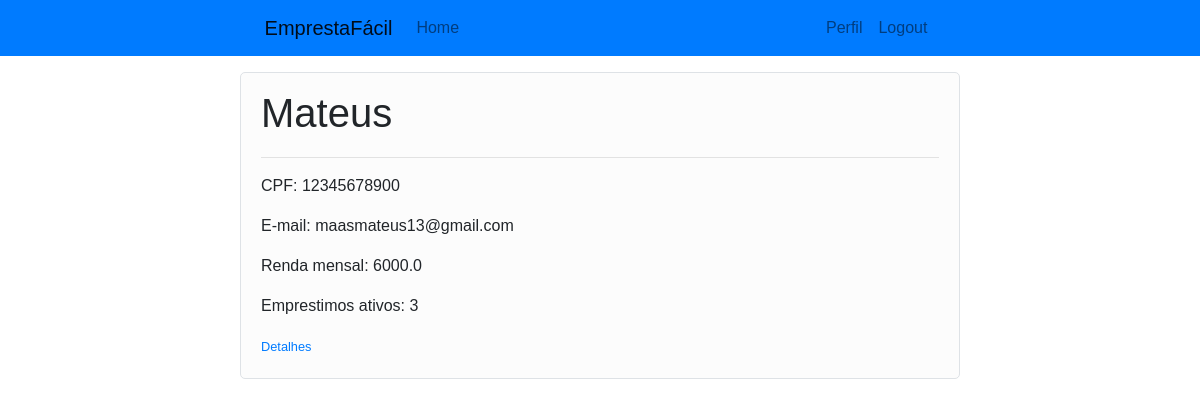
Before: /perfil (signed in) with the older database file.
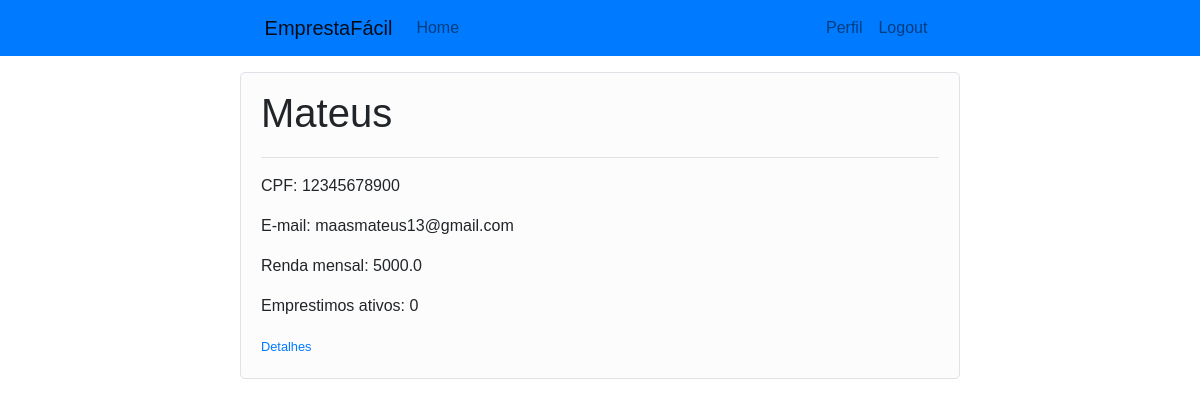
After: the same page with the newer database file.
### FlaskEmprestimo/models.py (models this page shows, shortened)
class Usuario(db.Model, UserMixin):
    id = db.Column(db.Integer, primary_key=True)
    nome = db.Column(db.String(50), nullable=False)
    cpf = db.Column(db.String(11), nullable = False, unique=True)
    email = db.Column(db.String(50), nullable=False, unique=True)
    senha = db.Column(db.String(60), nullable=False)
    salario = db.Column(db.Float, nullable=False)
    emprestimos = db.relationship('Emprestimo', backref='beneficiado', lazy=True)

### FlaskEmprestimo/routes.py (the view)
@app.route('/perfil')
@login_required
def perfil():
    qtd_emprestimos = 0
    emprestimos = Usuario.query.filter_by(id=current_user.id).first().emprestimos
    for emprestimo in emprestimos:
        if emprestimo.ativo:
            qtd_emprestimos += 1
    return render_template('perfil.html', title='Perfil', qtd_emprestimos=qtd_emprestimos)

### FlaskEmprestimo/models.py (called while the page is built)
@login_manager.user_loader
def load_user(user_id):
    return Usuario.query.get(int(user_id))

### FlaskEmprestimo/templates/perfil.html
{% extends 'base.html' %}
{% block conteudo %}
<div class="border">
    <div class="info mt-3">
        <h1>{{ current_user.nome }}</h1>
        <hr>
        <p>CPF: {{ current_user.cpf }}</p>
        <p>E-mail: {{current_user.email}}</p>
        {% if current_user.salario %}
            <p>Renda mensal: {{ current_user.salario }}</p>
        {% else %}
            <p>Salário não informado</p>
        {% endif %}
        <p>Emprestimos ativos: {{ qtd_emprestimos }}</p>
        <small class="text-muted">
            <a href="{{ url_for('detalhes_emprestimos') }}">Detalhes</a>
        </small>
    </div>
</div>
{% endblock %}

Changed rows visible on the page:
changed Usuario "Mateus": salario "6000.0" → "5000.0"
Other visible differences:
{{ qtd_emprestimos }}: "3" → "0"
